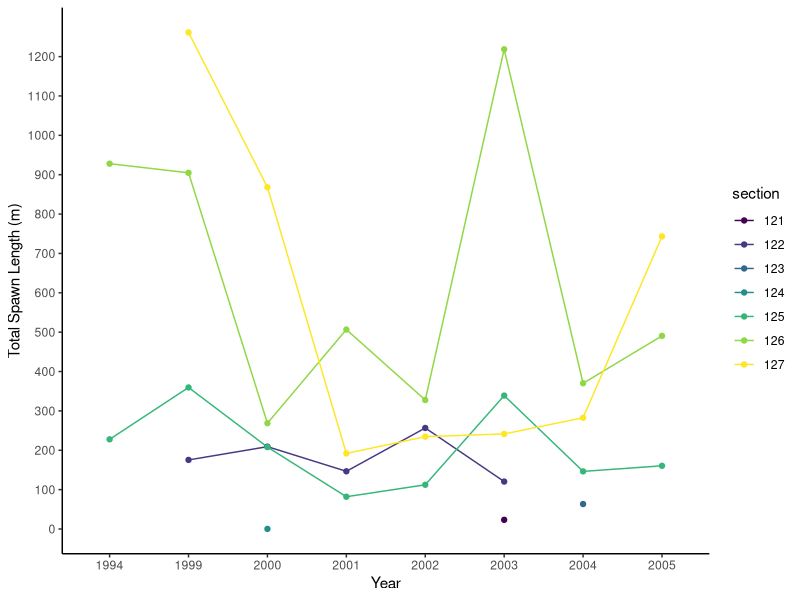
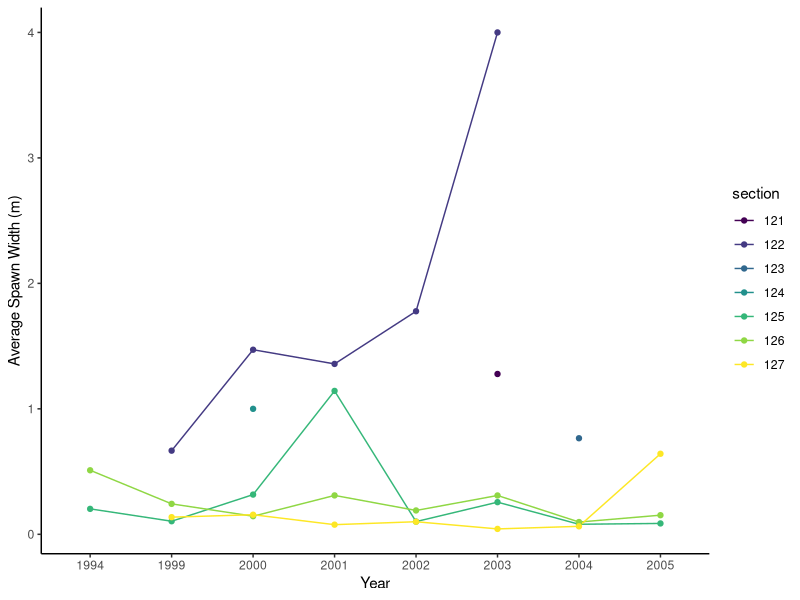
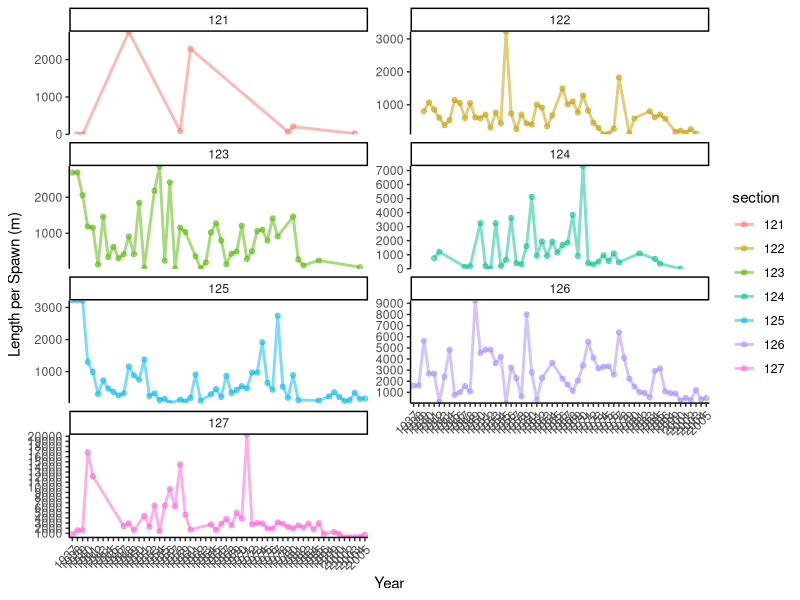
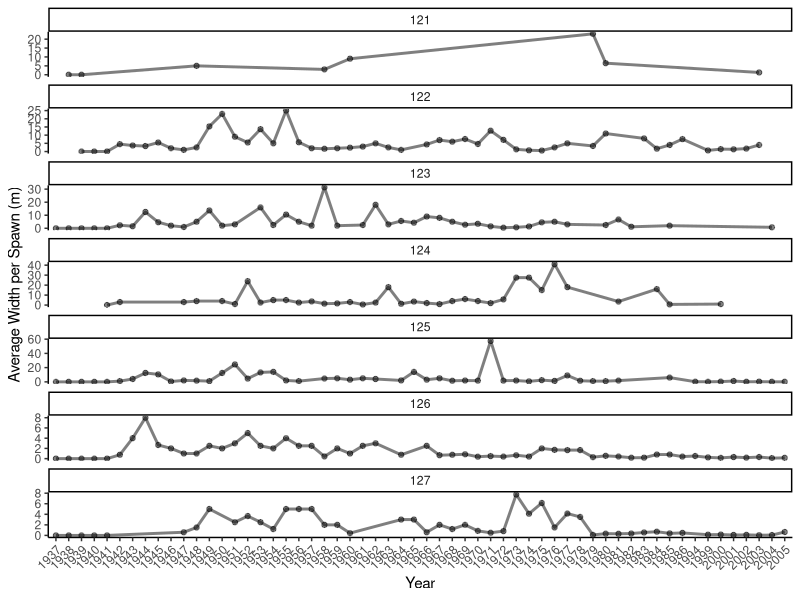
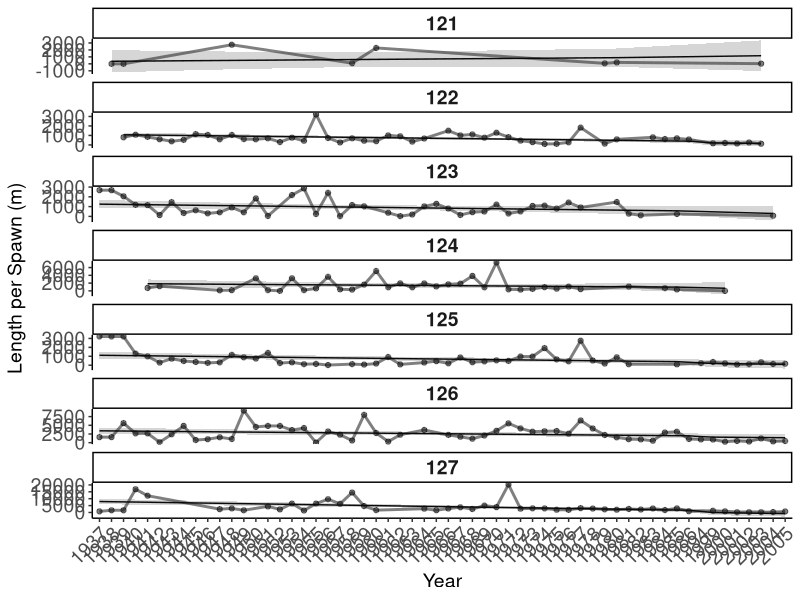
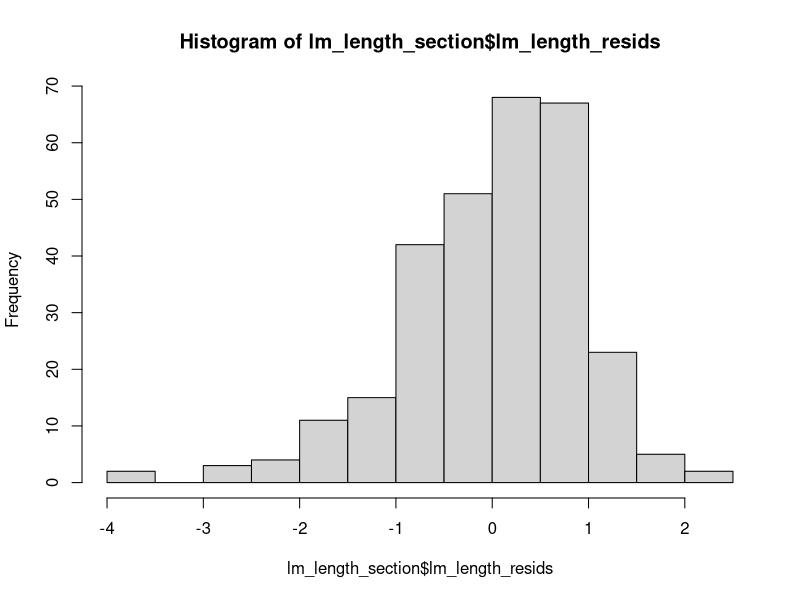
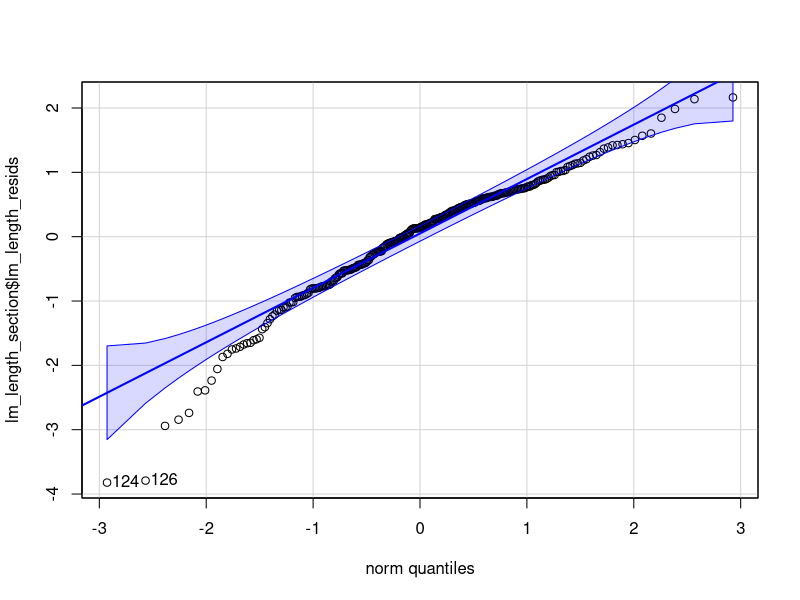
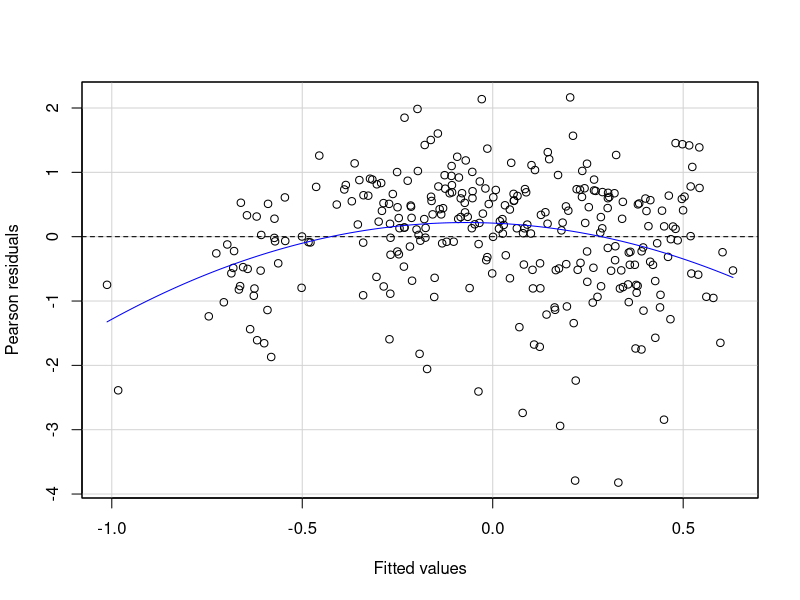

The R source for these figures, in order: (Note: this script raises an error after producing the figures.)
# ##############################################################################

# Mapping herring spawn distribution using length, width, intensity, spawn start date, and spawn index from 1936 - 2005
# Athour: Hana Burdge

# ##############################################################################

library(ggplot2)
library(dplyr)
library(lubridate)
library(ggforce)
library(viridis)
library(readr)
library(ggpubr)

#-------------------------------------------------------------------------------

# CLEANING GLEN'S DATA

#-------------------------------------------------------------------------------

# Read CSV (treat blanks and "NA" as missing values)
glen_data <- read_csv("data/glen_spawn_data.csv", na = c("", "NA", "na"))

# Remove first column and last two columns (not needed)
glen_data <- glen_data %>%
  select(-1, -(ncol(.)-1), -ncol(.))

# Look at all possible names for regions 
unique(glen_data$region)
#[1] "Adeane Point"                    "Baronet Pass"                   
#[3] "Beaver Harbour"                  "Belleisle Sound"                
#[5] "Bond Sound"                      "Boughey Bay"                    
#[7] "Franklin Flats"                  "Hardy Bay"                      
#[9] "Kingcome Inlet"                  "Kingcome Inlet, Wakeman Sound"  
#[11] "Knight Inlet"                    "Mackenzie C"                    
#[13] "Masterman Island"                "Port McNeill"                   
#[15] "Reid Bay"                        "Sargeaunt Pass"                 
#[17] "Thompson Sound"                  "Thomspon Sound"                 
#[19] "Tribune Channel"                 "Tribune Channel, Thompson Sound"
#[21] "Wakeman Sound"    

# Rename some of the regions so that they are considered the same
glen_data <- glen_data %>%
  mutate(region = recode(region,
                         "Kingcome Inlet, Wakeman Sound" = "Wakeman Sound",
                         "Thomspon Sound" = "Thompson Sound",
                         "Tribune Channel, Thompson Sound" = "Thompson Sound"))
unique(glen_data$region)
#[1] "Adeane Point"     "Baronet Pass"     "Beaver Harbour"   "Belleisle Sound"  "Bond Sound"      
#[6] "Boughey Bay"      "Franklin Flats"   "Hardy Bay"        "Kingcome Inlet"   "Wakeman Sound"   
#[11] "Knight Inlet"     "Mackenzie C"      "Masterman Island" "Port McNeill"     "Reid Bay"        
#[16] "Sargeaunt Pass"   "Thompson Sound"   "Tribune Channel" 

# Organize these regions into Sections within Area 12
glen_data <- glen_data %>%
  mutate(section = case_when(
    region %in% c("Franklin Flats", "Adeane Point", "Knight Inlet") ~ "127",
    region %in% c("Baronet Pass", "Boughey Bay") ~ "123",
    region %in% c("Mackenzie C") ~ "124",
    region %in% c("Sargeaunt Pass", "Thompson Sound", "Tribune Channel", "Bond Sound") ~ "125",
    region %in% c("Beaver Harbour", "Hardy Bay", "Masterman Island") ~ "122",
    region %in% c("Belleisle Sound", "Kingcome Inlet", "Wakeman Sound", "Reid Bay") ~ "126",
    region %in% c("Port McNeill") ~ "121"
  )) %>%
  relocate(section, .after = region)  # moves 'section' right after 'region'

# Convert survey_date from month/day/year to Date format
glen_data <- glen_data %>%
  mutate(survey_date = mdy(survey_date))

# Arrange so same section and regions are together, ordered by year then date -> arranged by survey date 
# and not spawn date because survey date does not have any NAs
glen_data <- glen_data %>%
  arrange(section, region, year(survey_date), survey_date)

### Summarizing total number or records, total length, average width
spawn_summary <- glen_data %>%
  group_by(section, year = year(survey_date)) %>%
  summarise(
    total_length   = sum(length_m, na.rm = TRUE),
    n_spawns       = n(),
    average_width  = mean(average_width_m, na.rm = TRUE),
    .groups = "drop"
  ) 
# Filter to look at length and width per spawn
filtered_spawn_summary <- spawn_summary %>%
  mutate(length_per_spawn = total_length/n_spawns, width_per_spawn = average_width/n_spawns)
  
# Plot summed spawn length over time for each section and the number of spawns being summed
spawn_length <- ggplot(filtered_spawn_summary, aes(x = factor(year), y = length_per_spawn, color = section, group = section)) +
  geom_line() +
  geom_point() +
  scale_y_continuous(breaks = seq(0, ceiling(max(filtered_spawn_summary$length_per_spawn)), by = 100)) +
  scale_color_viridis_d(option = "viridis") +
  labs(
    x = "Year",
    y = "Total Spawn Length (m)"
  ) +
  theme_classic()
  
spawn_length

# Save plot as PNG
ggsave("figures/spawn_length.png", plot = , width = 10, height = 6, dpi = 300)


### Now for Average Width in each Section by year

# Plot average spawn width over time for each section and show number of spawns
spawn_width <- ggplot(filtered_spawn_summary, aes(x = factor(year), y = width_per_spawn, color = section, group = section)) +
  geom_line() +
  geom_point() +
  scale_y_continuous(breaks = seq(0, ceiling(max(filtered_spawn_summary$width_per_spawn)), by = 1)) +
  scale_color_viridis_d(option = "viridis") +
  labs(
    x = "Year",
    y = "Average Spawn Width (m)"
  ) +
  theme_classic()

spawn_width

# Save plot as PNG
ggsave("figures/spawn_width.png", plot = , width = 10, height = 6, dpi = 300)


#-------------------------------------------------------------------------------

# CLEANING BILLY'S BOOK DATA 

#-------------------------------------------------------------------------------

billy_data <- read_csv("data/billy_data.csv")

# Clean the data to add it to glen_data to make combined data
# Turn section into character 
billy_data <- billy_data %>%
  mutate(section = as.character(section)) %>%
  rename("n_spawns" = "total records", "total_length" = "sum_length", "average_width" = "av_width", "spawn_index" = "spawn index", "first_spawn" = "min_date", "last_spawn" = "max_date")


###  COMBINE WITH GLEN'S DATA TO GET FULL TIME SERIES  ###
# Now stack the rows
combined_data <- bind_rows(spawn_summary, billy_data)

#-------------------------------------------------------------------------------

# PLOT LENGTH AND WIDTH (entire time series)

#-------------------------------------------------------------------------------

# Make sure year is numeric for sorting, then convert to ordered factor
combined_data <- combined_data %>%
  arrange(section, year) %>%
  mutate(year_factor = factor(year, levels = sort(unique(year))))

# Divide the length by number of spawns to account for the number of surveys that were 
# recorded each year in each section
filtered_combined_data <- combined_data %>%
  filter(n_spawns != 0) %>%
  mutate(length_per_spawn = total_length/n_spawns, width_per_spawn = average_width/n_spawns)

## Look at the Data
# Plot length per spawn for all section over time * IS THIS DATA CONTINUOUS?? *
ggplot(filtered_combined_data, aes(x = factor(year), y = length_per_spawn, colour = section, group = section)) +
  geom_line(alpha = 0.5, size = 1) +
  geom_point(alpha = 0.5) +
  facet_wrap(~ section, scales = "free_y", ncol = 2) +
  theme_classic() +
  scale_y_continuous(breaks = seq(0, max(combined_data$total_length, na.rm = TRUE), by = 1000), expand = c(0, 0)) +
  labs(x = "Year", y = "Length per Spawn (m)") +
  theme_classic() +
  theme(axis.text.x = element_text(angle = 45, hjust = 1))

# Plot average width per spawn for all section over time 
ggplot(filtered_combined_data, aes(x = factor(year), y = width_per_spawn, group = section)) +
  geom_line(alpha = 0.5, size = 1) +
  geom_point(alpha = 0.5) +
  facet_wrap(~ section, scales = "free_y", ncol = 1) +
  theme_classic() +
  labs(x = "Year", y = "Average Width per Spawn (m)") +
  theme_classic() +
  theme(axis.text.x = element_text(angle = 45, hjust = 1))


#-------------------------------------------------------------------------------

# RUN SOME STATS ON LENGTH AND WIDTH PER SPAWN

#-------------------------------------------------------------------------------
#--------------------
# LM LENGTH PER SPAWN 
#--------------------
# Finding the trend line for each section and find the p values 
lm_length_section <- filtered_combined_data %>% 
  group_by(section) %>% 
  # take log and scale x and y to make them comparable 
  mutate(log_length_per_spawn = log(length_per_spawn + 1)) %>% 
  mutate(length_per_spawn_scaled = scale(log_length_per_spawn), year_scaled = scale(year)) %>%
  # adding the intercept, slope, and p value into the lm_length_per_section data frame 
  mutate(lm_intercept = lm(length_per_spawn_scaled ~ year_scaled)$coefficients[1],
         lm_slope = lm(length_per_spawn_scaled ~ year_scaled)$coefficients[2],
         p_value = summary(lm(length_per_spawn_scaled ~ year_scaled))$coefficients[2,4],
         # predicting according to the model what the length_per_spawn is in different years -> this is in order to de-scale later
         predicted_length_per_spawn_scaled = predict(lm(length_per_spawn_scaled ~ year_scaled)),
         # finding the upper and lower 95% confidence intervals 
         predicted_length_per_spawn_upper_scaled = predict(lm(length_per_spawn_scaled ~ year_scaled), interval = "confidence", level = 0.95)[,3],
         predicted_length_per_spawn_lower_scaled = predict(lm(length_per_spawn_scaled ~ year_scaled), interval = "confidence", level = 0.95)[,2]) %>% 
  # de-scaling the values for plotting
  mutate(predicted_length_per_spawn =  predicted_length_per_spawn_scaled * sd(length_per_spawn) + mean(length_per_spawn),
         predicted_length_per_spawn_upper =  predicted_length_per_spawn_upper_scaled * sd(length_per_spawn) + mean(length_per_spawn),
         predicted_length_per_spawn_lower =  predicted_length_per_spawn_lower_scaled * sd(length_per_spawn) + mean(length_per_spawn))

#lm_length_section %>% View()

lm_length_summary <- lm_length_section %>% 
  select(section, lm_slope, p_value) %>% 
 distinct() %>% 
  group_by(section) 
  
#options(digits = 8)
#lm_length_summary
#section lm_slope   p_value
# <chr>      <dbl>     <dbl>
#  1 121     0.245   0.559    
#  2 122    -0.485   0.000417 
#  3 123    -0.275   0.0712   
#  4 124    -0.159   0.353    
#  5 125    -0.364   0.00796  
#  6 126    -0.288   0.0312   
#  7 127    -0.585   0.0000126

# Plotting again with the lm line and confidence intervals 
lm_length_plot <- ggplot(lm_length_section, aes(x = factor(year), y = length_per_spawn, group = section)) +
  geom_line(alpha = 0.5, size = 1) +
  geom_point(alpha = 0.5) +
  #geom_text(aes(label = n_spawns), vjust = -0.5, size = 3) +
  geom_line(aes(x = factor(year), y = predicted_length_per_spawn)) +
  geom_ribbon(aes(ymin = predicted_length_per_spawn_lower, ymax = predicted_length_per_spawn_upper), alpha = 0.2) +
  facet_wrap(~ section, scales = "free_y", ncol = 1) +
  theme_classic() +
  theme(
    strip.text = element_text(size = 14, face = "bold")  # bigger facet labels
  ) +
  labs(x = "Year", y = "Length per Spawn (m)") +
  theme(axis.text.x = element_text(angle = 45, hjust = 1)) +
  theme(axis.text.x = element_text(size = 14),
        axis.text.y = element_text(size = 14),
                                   axis.title.x = element_text(size = 14),
                                   axis.title.y = element_text(size = 14))

lm_length_plot # model looks good -> use this plot
ggsave("figures/lm_length.png", plot = , width = 14, height = 15, dpi = 300)


#-------------------------------------------------------
# RUN MODEL DIAGNOSTICS ON LENGTH (on the scaled version)
#-------------------------------------------------------

library(car)
library(tidyverse)
# fit a regression model
lm_length <- lm(length_per_spawn_scaled ~ year_scaled, data = lm_length_section)

summary(lm_length)

# checking for normally distributed residuals with hist
lm_length_section$lm_length_resids <-resid(lm_length) 

hist(lm_length_section$lm_length_resids) 

# look again with QQ Plot
qqPlot(lm_length_section$lm_length_resids, id = list(labels = lm_length_section$section)) 

# checking for relationships between residuals and predictors
residualPlot(lm_length, tests = FALSE) # this looks good!!



#---------------------------
# LM AVERAGE WIDTH PER SPAWN
#---------------------------

lm_width_section <- filtered_combined_data %>% 
  group_by(section) %>% 
  # take log and scale x and y to make them comparable 
  mutate(log_width_per_spawn = log(width_per_spawn + 1)) %>% 
  mutate(width_per_spawn_scaled = scale(log_width_per_spawn), year_scaled = scale(year)) %>%
  # adding the intercept, slope, and p value into the lm_width_per_section data frame 
  mutate(lm_intercept = lm(width_per_spawn_scaled ~ year_scaled)$coefficients[1],
         lm_slope = lm(width_per_spawn_scaled ~ year_scaled)$coefficients[2],
         p_value = summary(lm(width_per_spawn_scaled ~ year_scaled))$coefficients[2,4],
         # predicting according to the model what the width_per_spawn is in different years -> this is in orde to de-scale later
         predicted_width_per_spawn_scaled = predict(lm(width_per_spawn_scaled ~ year_scaled)),
         # finding the upper and lower 95% confidence intervals 
         predicted_width_per_spawn_upper_scaled = predict(lm(width_per_spawn_scaled ~ year_scaled), interval = "confidence", level = 0.95)[,3],
         predicted_width_per_spawn_lower_scaled = predict(lm(width_per_spawn_scaled ~ year_scaled), interval = "confidence", level = 0.95)[,2]) %>% 
  # de-scaling the values for plotting
  mutate(predicted_width_per_spawn =  predicted_width_per_spawn_scaled * sd(width_per_spawn) + mean(width_per_spawn),
         predicted_width_per_spawn_upper =  predicted_width_per_spawn_upper_scaled * sd(width_per_spawn) + mean(width_per_spawn),
         predicted_width_per_spawn_lower =  predicted_width_per_spawn_lower_scaled * sd(width_per_spawn) + mean(width_per_spawn))

#lm_width_section %>% View()

# Plotting again with the lm line and confidence intervals 
lm_width_plot <- ggplot(lm_width_section, aes(x = factor(year), y = width_per_spawn, group = section)) +
  geom_line(alpha = 0.5, size = 1) +
  geom_point(alpha = 0.5) +
  #geom_text(aes(label = n_spawns), vjust = -0.5, size = 3) +
  geom_line(aes(x = factor(year), y = predicted_width_per_spawn)) +
  geom_ribbon(aes(ymin = predicted_width_per_spawn_lower, ymax = predicted_width_per_spawn_upper), alpha = 0.2) +
  facet_wrap(~ section, scales = "free_y", ncol = 1) +
  theme_classic() +
  #scale_y_continuous(breaks = seq(0, 56, by = 2)) +
  labs(x = "Year", y = "Average Width per Spawn (m)") +
  theme_classic() +
  theme(axis.text.x = element_text(angle = 45, hjust = 1))

lm_width_plot
#ggsave("figures/lm_width.png", plot = , width = 18, height = 8, dpi = 300)


#-------------------------------
# RUN MODEL DIAGNOSTICS ON WIDTH
#-------------------------------

# fit a regression model
lm_width <- lm(width_per_spawn_scaled ~ year_scaled, data = lm_width_section)

summary(lm_width)

# checking for normally distributed residuals with hist
lm_width_section$lm_width_resids <-resid(lm_width) 

hist(lm_width_section$lm_width_resids) 

# look again with QQ Plot
qqPlot(lm_width_section$lm_width_resids, id = list(labels = lm_width_section$section)) 

# checking for relationships between residuals and predictors
residualPlot(lm_width, tests = FALSE) # even with log this looks bad



#-------------------------------------------------------------------------------

# CALCULATE SPAWN INDEX

#-------------------------------------------------------------------------------
## Filtering/cleaning data 
# get rid of unneeded columns
glen_data_index <- glen_data %>% 
  select(-c(side, weather, time_start, time_end, tide_start, tide_end, method, weather, water_conditions, 
            max_vert_visibility_m, sea_conditions, tide_time_start, tide_time_end))
# get rid of NAs
glen_data_index <- glen_data_index %>% mutate(across(everything(), ~replace(., is.na(.), 0)))

## Calculating Cofficient and Index
# summing layers across sections and years 
glen_data_index <- glen_data_index %>%
  mutate(year = year(survey_date)) %>%  # extract year first
  group_by(section, year) %>%
  # To sum the records from all types od vegetation in one survey
  mutate(sum_layer = rowSums(across(c(grass_layers, RW_layers, kelp_layers, BA_layers, LR_layers, 
                                      SR_layers, RK_layers, O)), na.rm = TRUE)) %>%
  # To count the number of surveys in a year in a section
  mutate(n_spawns = n()) %>% 
  # calculate 
  mutate(spawn_coefficient = (1/n_spawns) * sum(average_width_m * sum_layer)) %>% 
  mutate(spawn_index = sum(length_m) * spawn_coefficient) %>% 
  ungroup()
  
## Now combine with Billy data
glen_billy_index <- bind_rows(glen_data_index, billy_data)

# Plot spawn index to see what it looks like
ggplot(glen_billy_index, aes(x = factor(year), y = spawn_index, group = section)) +
  geom_line(alpha = 0.5, size = 1) +
  geom_point(alpha = 0.5) +
  facet_wrap(~ section, scales = "free_y", ncol = 1) +
  theme_classic() +
  labs(x = "Year", y = "Spawn Index (m^2)") +
  theme_classic() +
  theme(axis.text.x = element_text(angle = 45, hjust = 1))
        
#-------------------------------------------------------------------------------

# RUN SOME STATS ON SPAWN INDEX 

#-------------------------------------------------------------------------------

lm_spawn_index <- glen_billy_index %>% 
  group_by(section) %>% 
  # scale x and y to make them comparable 
  mutate(log_spawn_index = log(spawn_index + 1)) %>% 
  mutate(spawn_index_scaled = scale(log_spawn_index), year_scaled = scale(year)) %>%
  # adding the intercept, slope, and p value into the lm_width_per_section data frame 
  mutate(lm_intercept = lm(spawn_index_scaled ~ year_scaled)$coefficients[1],
         lm_slope = lm(spawn_index_scaled ~ year_scaled)$coefficients[2],
         p_value = summary(lm(spawn_index_scaled ~ year_scaled))$coefficients[2,4],
         # predicting according to the model what the spawn_index is in different years -> this is in orde to de-scale later
         predicted_spawn_index_scaled = predict(lm(spawn_index_scaled ~ year_scaled)),
         # finding the upper and lower 95% confidence intervals 
         predicted_spawn_index_upper_scaled = predict(lm(spawn_index_scaled ~ year_scaled), interval = "confidence", level = 0.95)[,3],
         predicted_spawn_index_lower_scaled = predict(lm(spawn_index_scaled ~ year_scaled), interval = "confidence", level = 0.95)[,2]) %>% 
  # de-scaling the values for plotting
  mutate(predicted_spawn_index =  predicted_spawn_index_scaled * sd(spawn_index) + mean(spawn_index),
         predicted_spawn_index_upper =  predicted_spawn_index_upper_scaled * sd(spawn_index) + mean(spawn_index),
         predicted_spawn_index_lower =  predicted_spawn_index_lower_scaled * sd(spawn_index) + mean(spawn_index))

#lm_spawn_index %>% View()

# Plotting again with the lm line and confidence intervals 
lm_spawn_index_plot <- ggplot(lm_spawn_index, aes(x = factor(year), y = spawn_index, group = section)) +
  geom_line(alpha = 0.5, size = 1) +
  geom_point(alpha = 0.5) +
  #geom_text(aes(label = n_spawns), vjust = -0.5, size = 3) +
  geom_line(aes(x = factor(year), y = predicted_spawn_index)) +
  geom_ribbon(aes(ymin = predicted_spawn_index_lower, ymax = predicted_spawn_index_upper), alpha = 0.2) +
  facet_wrap(~ section, scales = "free_y", ncol = 1) +
  theme_classic() +
  labs(x = "Year", y = "Spawn Index (Total Spawn Deposition m^2)") +
  theme_classic() +
  theme(axis.text.x = element_text(angle = 45, hjust = 1))

lm_spawn_index_plot
ggsave("figures/lm_spawn_index.png", plot = , width = 10, height = 20, dpi = 300)

#-------------------------------
# RUN MODEL DIAGNOSTICS ON INDEX
#-------------------------------

# fit a regression model
lm_index <- lm(spawn_index_scaled ~ year_scaled, data = lm_spawn_index)

summary(lm_index)

# checking for normally distributed residuals with hist
lm_spawn_index$lm_index_resids <-resid(lm_index) 

hist(lm_spawn_index$lm_index_resids) 

# look again with QQ Plot
qqPlot(lm_spawn_index$lm_index_resids) 

# checking for relationships between residuals and predictors
residualPlot(lm_index, tests = FALSE) # log and non-log look bad 

#-------------------------------------------------------------------------------

# PLOTTING SPAWN START AND END DATES

#-------------------------------------------------------------------------------

billy_spawn_dates <- read_csv("data/billy_start_end_dates.csv")

# filtering for the earliest and latest spawn dates 
glen_spawn_dates <- glen_data %>% 
  mutate(year = year(survey_date)) %>%   
  group_by(section, year) %>% 
  mutate(min_date = min(spawn_start_date),
         max_date = max(spawn_end_date)) 

# taking only the columns that we need 
glen_spawn_dates <- glen_spawn_dates %>% 
 select(year, section, min_date, max_date) 

# changing the date format of date from year/month/day to year-month-day
glen_spawn_dates$min_date <- format(as.Date(glen_spawn_dates$min_date, format = "%m/%d/%Y"), "%Y-%m-%d")
glen_spawn_dates$max_date <- format(as.Date(glen_spawn_dates$max_date, format = "%m/%d/%Y"), "%Y-%m-%d")

# combine billy and glen date data 
glen_billy_dates <- rbind(billy_spawn_dates, glen_spawn_dates)

# Make any 0 into NAs and then get rid of any rows with NAs
glen_billy_dates$min_date[glen_billy_dates$min_date == "0"] <- NA
glen_billy_dates$max_date[glen_billy_dates$min_date == "0"] <- NA
glen_billy_dates <- glen_billy_dates %>% 
  filter(!is.na(min_date)) %>%
  filter(!is.na(max_date))

# now take only the month and date from min and max spawn dates 
glen_billy_dates$min_date <- as.Date(as.character(glen_billy_dates$min_date), format = "%Y-%m-%d")
glen_billy_dates$min_month_day <- format(glen_billy_dates$min_date, "%m-%d")
glen_billy_dates$max_date <- as.Date(as.character(glen_billy_dates$max_date), format = "%Y-%m-%d")
glen_billy_dates$max_month_day <- format(glen_billy_dates$max_date, "%m-%d")

# plot to see what earlist spawn start date looks like 
ggplot(glen_billy_dates, aes(x = factor(year), y = min_month_day)) +
  geom_point(alpha = 0.5) +
  facet_wrap(~ section, scales = "free_y", ncol = 2) +
  labs(x = "Year", y = "Earliest Spawn Start Date") +
  theme_classic() +
  theme(axis.text.x = element_text(angle = 45, hjust = 1))

# plot to see what latest spawn end date looks like 
ggplot(glen_billy_dates, aes(x = factor(year), y = max_month_day)) +
  geom_point(alpha = 0.5) +
  facet_wrap(~ section, scales = "free_y", ncol = 2) +
  labs(x = "Year", y = "Latest Spawn End Date") +
  theme_classic() +
  theme(axis.text.x = element_text(angle = 45, hjust = 1))


#-------------------------------------------------------------------------------

# RUN SOME STATS ON START AND END DATES # how to properly scale dates?

#-------------------------------------------------------------------------------

lm_min_month_day <- glen_billy_dates %>% 
  group_by(section) %>% 
  # scale x and y to make them comparable 
  #mutate(log_min_month_day = log(min_month_day + 1)) %>% 
  mutate(min_month_day_scaled = scale(min_month_day), year_scaled = scale(year)) %>%
  # adding the intercept, slope, and p value into the lm_width_per_section data frame 
  mutate(lm_intercept = lm(min_month_day_scaled ~ year_scaled)$coefficients[1],
         lm_slope = lm(min_month_day_scaled ~ year_scaled)$coefficients[2],
         p_value = summary(lm(min_month_day_scaled ~ year_scaled))$coefficients[2,4],
         # predicting according to the model what the min_month_day is in different years -> this is in orde to de-scale later
         predicted_min_month_day_scaled = predict(lm(min_month_day_scaled ~ year_scaled)),
         # finding the upper and lower 95% confidence intervals 
         predicted_min_month_day_upper_scaled = predict(lm(min_month_day_scaled ~ year_scaled), interval = "confidence", level = 0.95)[,3],
         predicted_min_month_day_lower_scaled = predict(lm(min_month_day_scaled ~ year_scaled), interval = "confidence", level = 0.95)[,2]) %>% 
  # de-scaling the values for plotting
  mutate(predicted_min_month_day =  predicted_min_month_day_scaled * sd(min_month_day) + mean(min_month_day),
         predicted_min_month_day_upper =  predicted_min_month_day_upper_scaled * sd(min_month_day) + mean(min_month_day),
         predicted_min_month_day_lower =  predicted_min_month_day_lower_scaled * sd(min_month_day) + mean(min_month_day))

# Plotting again with the lm line and confidence intervals 
lm_min_month_day_plot <- ggplot(lm_min_month_day, aes(x = factor(year), y = min_month_day, group = section)) +
  geom_line(alpha = 0.5, size = 1) +
  geom_point(alpha = 0.5) +
  #geom_text(aes(label = n_spawns), vjust = -0.5, size = 3) +
  geom_line(aes(x = factor(year), y = predicted_min_month_day)) +
  geom_ribbon(aes(ymin = predicted_min_month_day_lower, ymax = predicted_min_month_day_upper), alpha = 0.2) +
  facet_wrap(~ section, scales = "free_y", ncol = 2) +
  theme_classic() +
  labs(x = "Year", y = "Earliest Spawn Start Date") +
  theme_classic() +
  theme(axis.text.x = element_text(angle = 45, hjust = 1))

lm_min_month_day_plot
